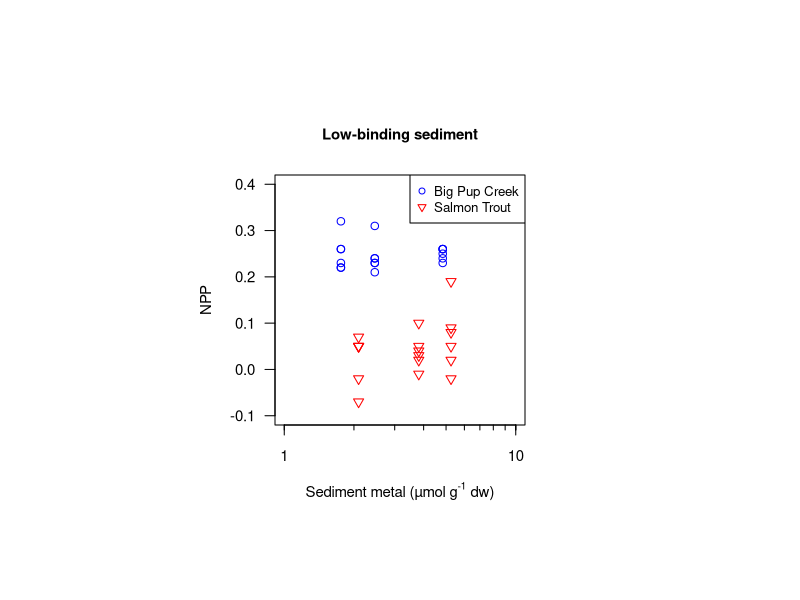
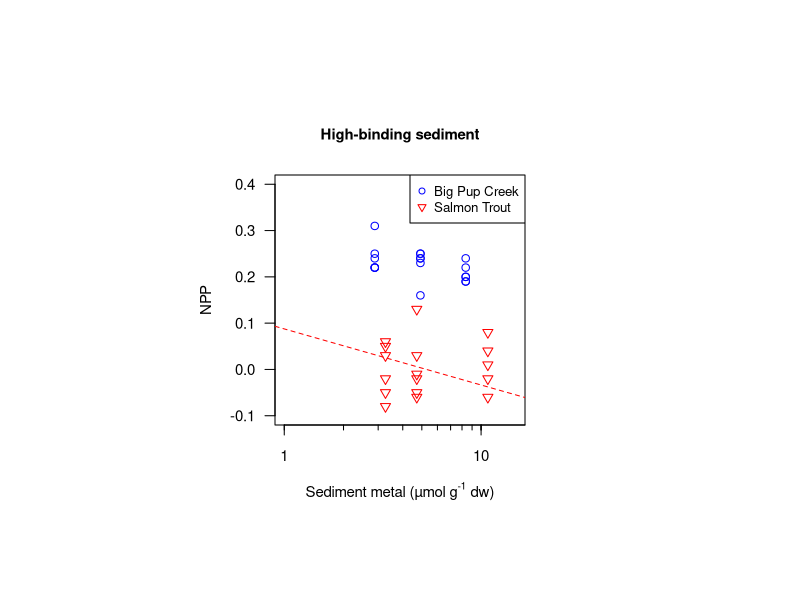
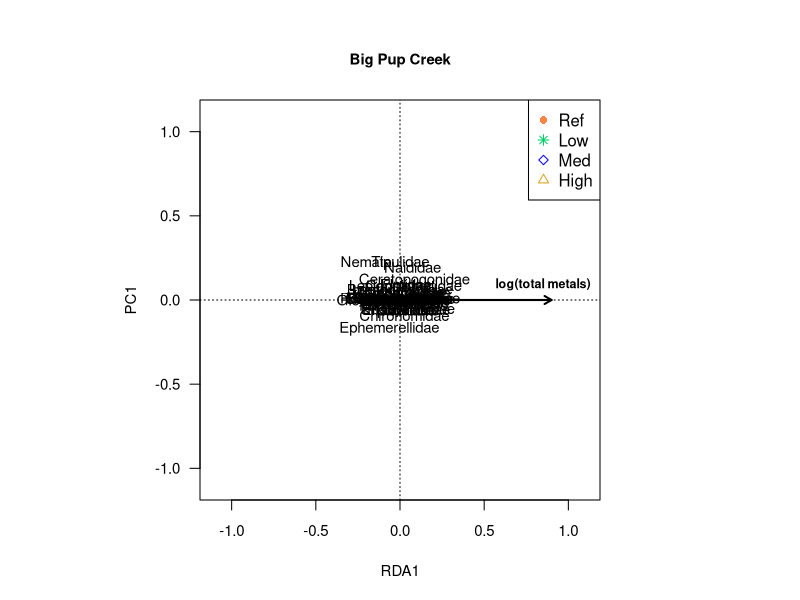
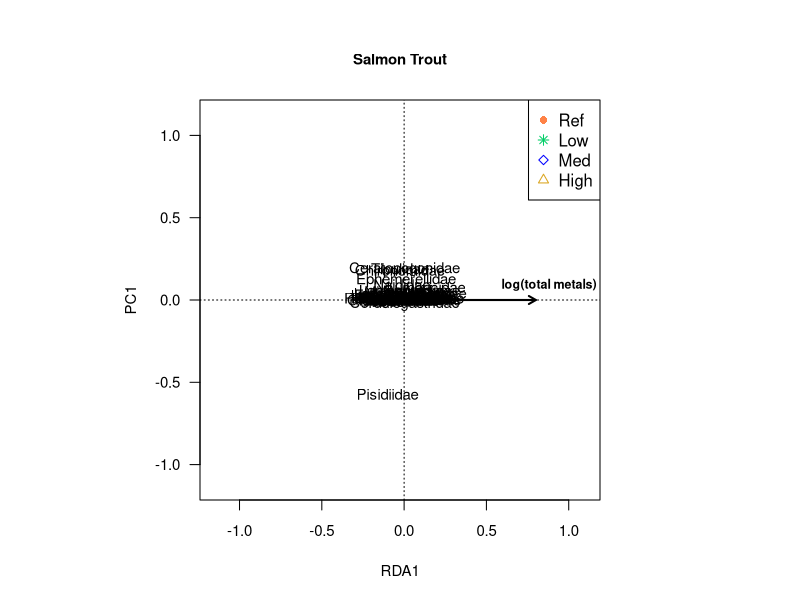
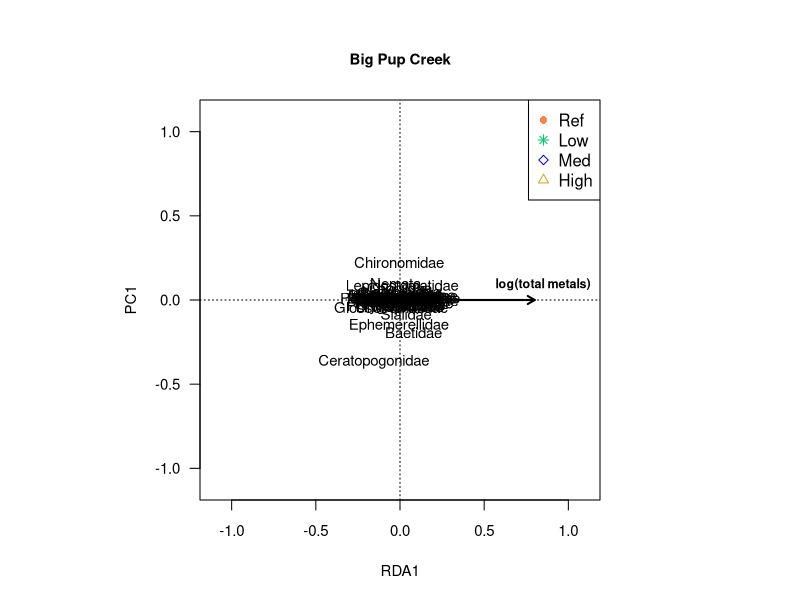
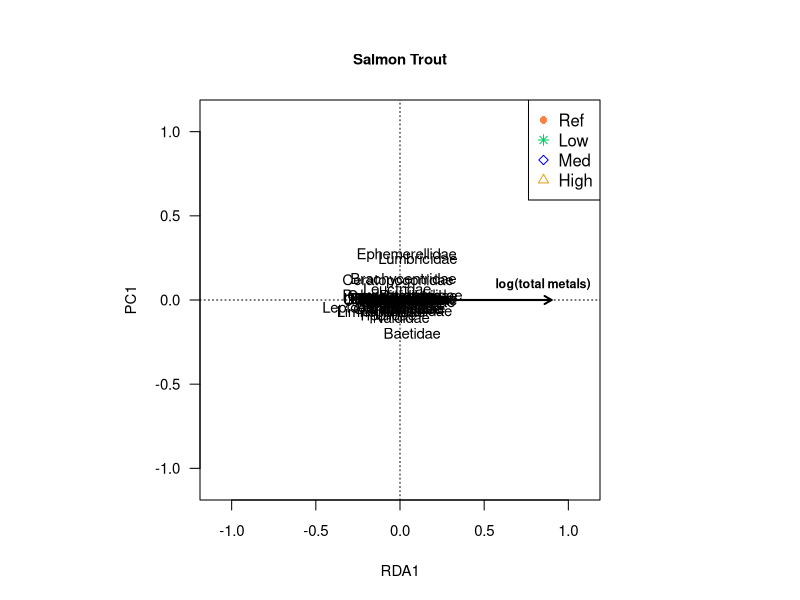
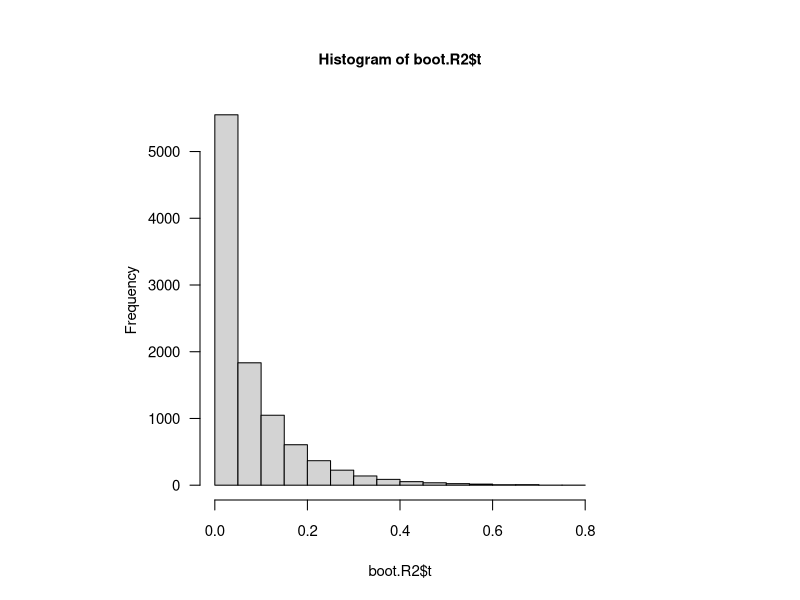
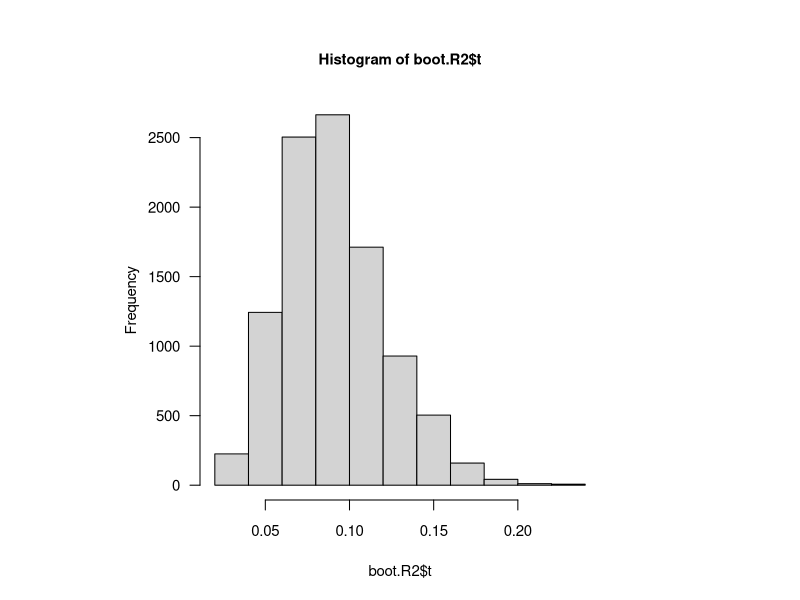

Recreate these plots in R, in order.
## ---- chunk 1
knitr::opts_chunk$set(echo = TRUE)
options(device=quartz)
#options(device="RStudioGD")
par(pin=c(2.5,2.5),las=1)
## ---- chunk 2
setwd("~/Documents/Kent State University/Costello Lab/GitHub/str-fun/UP_data")
library(vegan)
library(boot)
## ---- chunk 3
logaxis = function(minlog,maxlog,side){
  pow <- seq(minlog,maxlog,by=1)
  ticksat <- as.vector(sapply(pow, function(p) (1:10)*10^p))
  axis(side, 10^pow, las=1, cex.axis=0.9)
  axis(side, ticksat, labels=NA, tcl=-0.25, lwd=0, lwd.ticks=1)
}

logaxis.b = function(minlog,maxlog,side){
  pow <- seq(minlog,maxlog,by=1)
  ticksat <- as.vector(sapply(pow, function(p) (1:10)*10^p))
  axis(side, 10^pow,labels=NA, las=1)
  axis(side, ticksat, labels=NA, tcl=-0.25, lwd=0, lwd.ticks=1)
}
## ---- chunk 4

biof <- read.csv("biofilm_data_elementa.csv")
    #Biofilm colonization on NDS cups, metal accum, chla and NPP
  biof$TOTMe <- (biof$Sed_Cu/63.54)+(biof$Sed_Ni/58.69)
    #Metal concentration variable as the sum of molar concentrations of both amended metals
  
  #Low-binding sediment
  biof.LBBP <- subset(biof,biof$Sed=="LB"&biof$Site=="BP")
  biof.LBST <- subset(biof,biof$Sed=="LB"&biof$Site=="ST")
  #High-binding sediment
  biof.HBBP <- subset(biof,biof$Sed=="HB"&biof$Site=="BP")
  biof.HBST <- subset(biof,biof$Sed=="HB"&biof$Site=="ST")


cott <- read.csv("cotton_data_elementa.csv")
    #Cotton strip decomposition data
  
  #Low-binding sediment
  cott.LBBP <- subset(cott,cott$Sed=="LB"&cott$Site=="BP")
  cott.LBST <- subset(cott,cott$Sed=="LB"&cott$Site=="ST")
  #High-binding sediment
  cott.HBBP <- subset(cott,cott$Sed=="HB"&cott$Site=="BP")
  cott.HBST <- subset(cott,cott$Sed=="HB"&cott$Site=="ST")
  
  
bugs <- read.csv("benthic_data_elementa.csv") 
    #Benthic invert family counts, total abund, richness, shannon div, inv simpson div and EPT abund
  bugs$TOTMe <- (bugs$Sed_Cu/63.54)+(bugs$Sed_Ni/58.69) 
    #Metal concentration variable as the sum of molar concentrations of both amended metals

bugs.hel <- cbind(bugs[,c(1:7,56)], decostand(bugs[,8:50],"hellinger",na.rm=T))
    #Hellinger transformation of invert count data to use in RDA
  bugs.hel <- na.omit(bugs.hel) #Remove NA

  #Low-binding sediment
  bugs.LBBP <- subset(bugs.hel,bugs.hel$Sed=="LB"&bugs.hel$Site=="Big Pup")
  bugs.LBST <- subset(bugs.hel,bugs.hel$Sed=="LB"&bugs.hel$Site=="Salmon-Trout")
  #High-binding sediment
  bugs.HBBP <- subset(bugs.hel,bugs.hel$Sed=="HB"&bugs.hel$Site=="Big Pup")
  bugs.HBST <- subset(bugs.hel,bugs.hel$Sed=="HB"&bugs.hel$Site=="Salmon-Trout")
## ---- chunk 5

  #Low-binding sediment

    ##Big Pup
npp.lbbp <- lm(NPP~log(TOTMe),data=biof.LBBP)
  shapiro.test(resid(npp.lbbp)) #Ok
  summary(npp.lbbp) #No significant effect of metals (p=0.935, R2<0.01)
  
    ##Salmon Trout
npp.lbst <- lm(NPP~log(TOTMe),data=biof.LBST)
  shapiro.test(resid(npp.lbst)) #Ok
  summary(npp.lbst) #No significant effect of metals (p=0.739, R2<0.01)

  
  #High-binding sediment
    
    ##Big Pup
npp.hbbp <- lm(NPP~log(TOTMe),data=biof.HBBP)
  shapiro.test(resid(npp.hbbp)) #Ok
  summary(npp.hbbp) #No significant effect of metals (p=0.398, R2=0.03)

  
    ##Salmon Trout
npp.hbst <- lm(NPP~log(TOTMe),data=biof.HBST)
  shapiro.test(resid(npp.hbst)) #Ok
  summary(npp.hbst) #Significant effect of metals (p < 0.001, R2 = 0.60)

## ---- chunk 6
par(pin=c(2.5,2.5),las=1, cex.axis=0.9, cex.lab=0.9, cex.main=0.9)

plot(NPP~TOTMe,data=biof.LBBP,log="x",col="blue",xlim=c(1,10), xaxt="n", 
     xlab=expression(paste("Sediment metal (µmol g"^"-1"," dw)")), ylim=c(-0.1,0.4))
  points(NPP~TOTMe,data=biof.LBST,col="red", pch=6)
  logaxis(0,1,1)
  legend("topright",c("Big Pup Creek","Salmon Trout"), col=c("blue","red"), pch=c(1,6), cex=0.8)
  title("Low-binding sediment")

## ---- chunk 7
par(pin=c(2.5,2.5),las=1, cex.axis=0.9, cex.lab=0.9, cex.main=0.9)

plot(NPP~TOTMe,data=biof.HBBP,log="x",col="blue",xlim=c(1,15), xaxt="n", 
     xlab=expression(paste("Sediment metal (µmol g"^"-1"," dw)")), ylim=c(-0.1,0.4))
  points(NPP~TOTMe,data=biof.HBST,col="red", pch=6)
  logaxis(0,2,1)
  legend("topright",c("Big Pup Creek","Salmon Trout"), col=c("blue","red"), pch=c(1,6), cex=0.8)
  title("High-binding sediment")
  abline(lm(NPP~log10(TOTMe),data=biof.HBST),col="red",lty=2)
  
## ---- chunk 8

  #Low-binding sediment

    ##Big Pup
rda.lbbp <- rda(bugs.LBBP[,9:51]~log(TOTMe),bugs.LBBP)
  anova(rda.lbbp) #Model not significant (p=0.27)
  summary(rda.lbbp) #R2=0.11

    ##Salmon Trout
rda.lbst <- rda(bugs.LBST[,9:51]~log(TOTMe),bugs.LBST)
  anova(rda.lbst) #Model not significant (p=0.90)
  summary(rda.lbst) #R2=0.05


  #High-binding sediment
  
    ##Big Pup
rda.hbbp <- rda(bugs.HBBP[,9:51]~log(TOTMe),bugs.HBBP)
  anova(rda.hbbp) #Model not significant (p=0.26)
  summary(rda.hbbp) #R2=0.11

    ##Salmon Trout
rda.hbst <- rda(bugs.HBST[,9:51]~log(TOTMe),bugs.HBST)
  anova(rda.hbst) #Model not significant (p=0.50)
  summary(rda.hbst) #R2=0.10

## ---- chunk 9
par(pin=c(4,4),las=1, cex.axis=0.9, cex.lab=0.9, cex.main=0.9)

col.rda=c("sienna1","springgreen3","blue","goldenrod")[bugs.LBBP$Nom_Treat] 
    #Set colors based on metal treatments (ref, low, med, high)
pt.rda=c(16,8,23,2)[bugs.LBBP$Nom_Treat] 
    #Set points based on metal treatments (ref, low, med, high)


    ##Big Pup
plot(rda.lbbp,type="none",xlab="RDA1",ylab="PC1",xlim = c(-1.1,1.1), ylim=c(-1.1,1.1))
  title("Big Pup Creek")
  text(rda.lbbp,display="species",col=1,cex=0.9)
  points(rda.lbbp,pch=pt.rda,col=col.rda,cex=1.1,lwd=2) # Points instead of text for sites
  arrows(0,0,0.9,0, length=0.08, lwd=2)
  text(0.85,0.09,"log(total metals)",lwd=2,cex=0.75,font=2)
  legend("topright", c("Ref","Low","Med","High"), col=c("sienna1","springgreen3","blue","goldenrod"),
         pch=c(16,8,23,2))
  
    ##Salmon Trout
plot(rda.lbst,type="none",xlab="RDA1",ylab="PC1",xlim = c(-1.15,1.1), ylim=c(-1.1,1.1))
  title("Salmon Trout")
  text(rda.lbst,display="species",col=1,cex=0.9)
  points(rda.lbst,pch=pt.rda,col=col.rda,cex=1.1,lwd=2) # Points instead of text for sites
  arrows(0,0,0.8,0, length=0.08, lwd=2)
  text(0.88,0.09,"log(total metals)",lwd=2,cex=0.75,font=2)  
  legend("topright", c("Ref","Low","Med","High"), col=c("sienna1","springgreen3","blue","goldenrod"),
         pch=c(16,8,23,2))
## ---- chunk 10
par(pin=c(4,4),las=1, cex.axis=0.9, cex.lab=0.9, cex.main=0.9)

col.rda=c("sienna1","springgreen3","blue","goldenrod")[bugs.LBBP$Nom_Treat] 
    #Set colors based on metal treatments (ref, low, med, high)
pt.rda=c(16,8,23,2)[bugs.LBBP$Nom_Treat] 
    #Set points based on metal treatments (ref, low, med, high)
  

    ##Big Pup
plot(rda.hbbp,type="none",xlab="RDA1",ylab="PC1",xlim = c(-1.1,1.1), ylim=c(-1.1,1.1))
  title("Big Pup Creek")
  text(rda.hbbp,display="species",col=1,cex=0.9)
  points(rda.hbbp,pch=pt.rda,col=col.rda,cex=1.1,lwd=2) # Points instead of text for sites
  arrows(0,0,0.8,0, length=0.08, lwd=2)
  text(0.85,0.09,"log(total metals)",lwd=2,cex=0.75,font=2)
  legend("topright", c("Ref","Low","Med","High"), col=c("sienna1","springgreen3","blue","goldenrod"),
         pch=c(16,8,23,2))
  
  ##Salmon Trout
plot(rda.hbst,type="none",xlab="RDA1",ylab="PC1",xlim = c(-1.1,1.1), ylim=c(-1.1,1.1))
  title("Salmon Trout")
  text(rda.hbst,display="species",col=1,cex=0.9)
  points(rda.hbst,pch=pt.rda,col=col.rda,cex=1.1,lwd=2) # Points instead of text for sites
  arrows(0,0,0.9,0, length=0.08, lwd=2)
  text(0.85,0.09,"log(total metals)",lwd=2,cex=0.75,font=2)
  legend("topright", c("Ref","Low","Med","High"), col=c("sienna1","springgreen3","blue","goldenrod"),
         pch=c(16,8,23,2))
  
## ---- chunk 11
  #Function to calculate standard error of Rsqr
SER2 <- function(model){
      R2 <- (summary(model))$r.squared
      n <- length(resid(model))
      k <- (model$rank) - 1
      se <- sqrt((4*R2*((1-R2)^2)*((n-k-1)^2))/((n^2-1)*(n+3)))
      R2.ci <- round(data.frame(R2-(abs(qt(0.05/2, n-2))*se),
                                R2,
                                R2+(abs(qt(0.05/2, n-2))*se),
                                se),
                     digits=3)
      colnames(R2.ci) <- c("Lower","R2","Upper","SE")
      return(R2.ci)
  }

SER2(npp.hbbp)

  #Bootstrapped R2 and confidence interval from regression
set.seed(3)
  boot.R2 <- boot(biof.LBBP,function(data,indices)
              summary(lm(NPP~log(TOTMe),data[indices,]))$r.squared, R=10000)
  boot.R2$t0
  quantile(boot.R2$t,c(0.025,0.975))
  hist(boot.R2$t)
## ---- chunk 12
  #Bootstrapped R2 and confidence interval from RDA
set.seed(3)
  boot.R2 <- boot(bugs.LBBP,function(data,indices)
              RsquareAdj(rda(bugs.LBBP[,9:51]~log(TOTMe),data[indices,]))$r.squared, 
              R=10000)
  boot.R2$t0
  quantile(boot.R2$t,c(0.025,0.975))
  hist(boot.R2$t)

